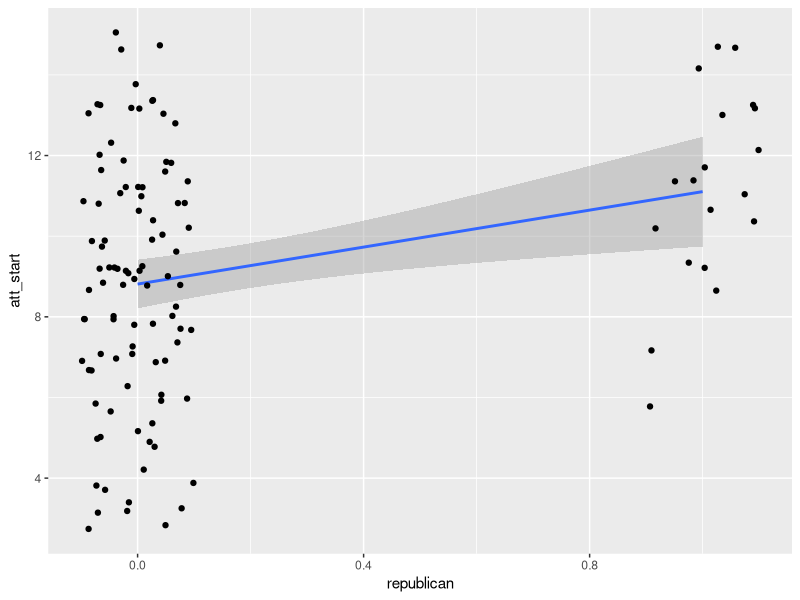

R code for this plot:
## ---- chunk 1
knitr::opts_chunk$set(echo = FALSE)
library(tidyverse)
## ---- chunk 2
trains <- read_csv("raw-data/train.csv", 
                   col_names = TRUE,
                   col_types = cols(.default = col_double()))
trains
trains %>% 
  group_by(treatment) %>% 
  summarize(meanAttitude = mean(attitude))

trains %>% 
  ggplot(aes(republican, att_start)) + 
  geom_smooth(method = "lm") + 
  geom_jitter(width = 0.1)
